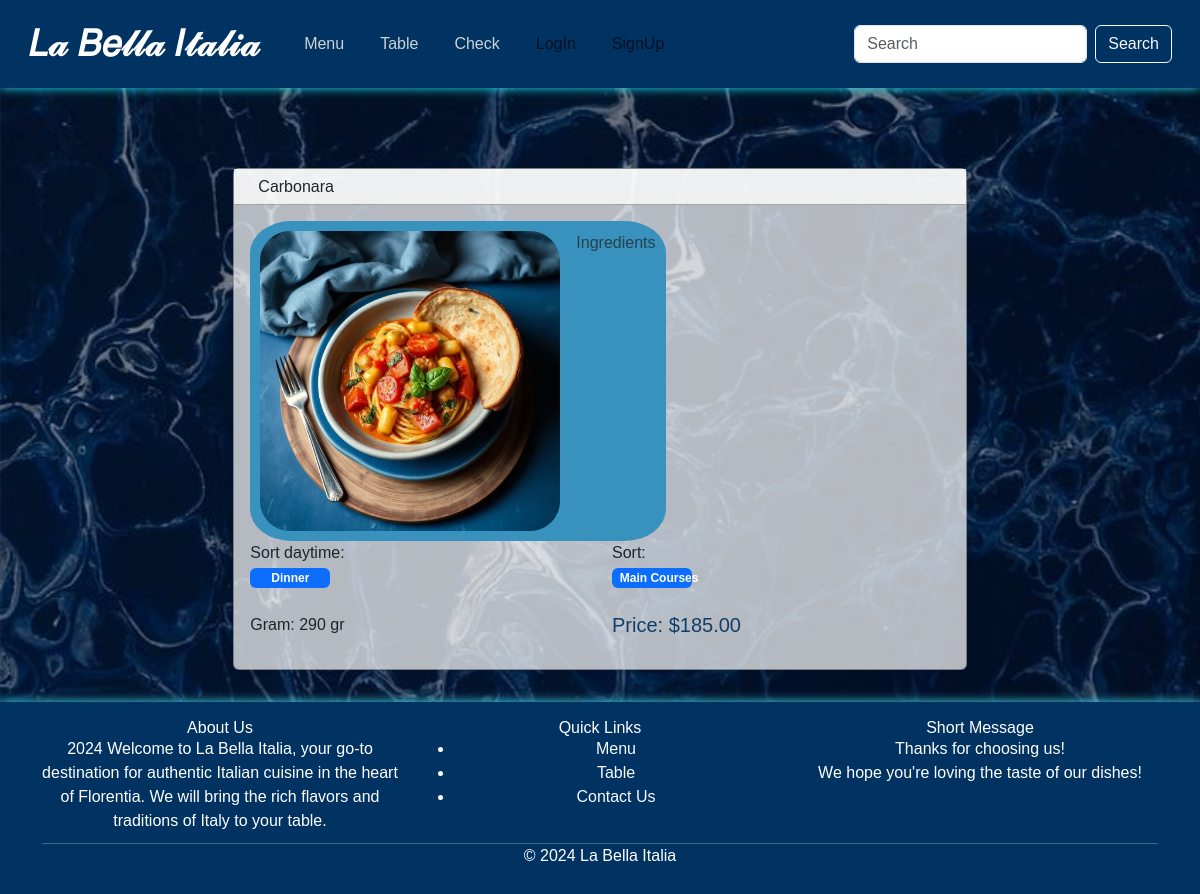
The page /dishes/1/ on the database its author committed.
### project/models.py (models this page shows)
class Dish(models.Model):
    SORTDT = [
        ("Breakfast", "breakfast"),
        ("Lunch", "lunch"),
        ("Dinner", "dinner")
    ]
    SORT = [
        ("Appetizers", "appetizers"),
        ("Main Courses", "main"),
        ("Side Dishes", "side"),
        ("Desserts", "desserts"),
        ("Beverages", "beverages"),
        ("Soups", "soups"),
        ("Salads", "salads")
    ]
    name = models.CharField(max_length=255)
    ingredients = models.TextField()
    gram = models.CharField(max_length=255)
    sort_daytime = models.CharField(max_length=15, choices=SORTDT, blank=True, null=True)
    sort = models.CharField(max_length=50, choices=SORT)
    image = models.ImageField( upload_to='dish_img/', blank = True, null = True)

class DishPrice(models.Model):
    dish = models.ForeignKey(Dish, on_delete=models.CASCADE)
    price = models.DecimalField(max_digits=10, decimal_places=2)
    date = models.DateTimeField(auto_now_add=False)

### project/views.py (the view)
# urls.py: path('dishes/<int:pk>/', DishDetailView.as_view(), name='dish-detail'),
class DishDetailView(DetailView):
    model = Dish
    template_name = 'dish/dish_detail.html'
    context_object_name = 'dish'
    def get_context_data(self, **kwargs):
        context = super().get_context_data(**kwargs)
        dish = self.object
        latest_price = DishPrice.objects.filter(dish=dish).order_by('-date').first()
        context['latest_price'] = latest_price
        return context

### templates/dish/dish_detail.html (shortened to what this page needs)
{% extends 'base.html' %}
{% load static %}
{% block content %}
    <div class="container mt-5">
        <div class="row justify-content-center">
            <div class="col-md-8">
                <div class="card shadow-sm">
                    <div class="card-header bg-white">
                        <h2 class="mb-0">{{ dish.name }}</h2>
                    </div>
                    <div class="card-body">
                        <div class="image-container d-flex align-items-start">
                            {% if dish.image %}
                                <img src="{{ dish.image.url }}" alt="Dish image" class="image">
                            {% endif %}
                            <div class="text-container ms-3">
                                <p class="text-muted">{{ dish.ingredients }}</p>
                            </div>
                        </div>
                        <div class="row mb-3">
                            <div class="col-md-6">
                                <p class="mb-0">Sort daytime:</p>
                                <span style="width: 5rem;"
                                    {% if dish.sort_daytime == 'Dinner' %} class="badge text-bg-primary" {% endif %}
                                    >{{ dish.sort_daytime }}</span>
                            </div>
                            <div class="col-md-6">
                                <p class="mb-0">Sort:</p>
                                <span style="width: 5rem;"
                                    {% if dish.sort == 'Main Courses' %} class="badge text-bg-primary" {% endif %}
                                    >{{ dish.sort }}</span>
                            </div>
                            <div class="col-md-6">
                                <br>
                                <p class="mb-0">Gram: {{ dish.gram }} gr</p>
                            </div>
                            <div class="col-md-6">
                                <br>
                                {% if latest_price %}
                                    <h5 class="card-text" style="color: #123E65;">Price: ${{ latest_price.price }}</h5>
                                {% else %}
                                    <h5 class="card-text" style="color: #123E65;">Price: Not available</h5>
                                {% endif %}
                            </div>
                        </div>
                    </div>
                </div>
            </div>
            </div>
        </div>
{% endblock %}

### rows shown on the page
Dish: name "Carbonara", image (picture), ingredients "Ingredients", sort_daytime "Dinner", sort "Main Courses", gram "290"
DishPrice: price "185.00"
